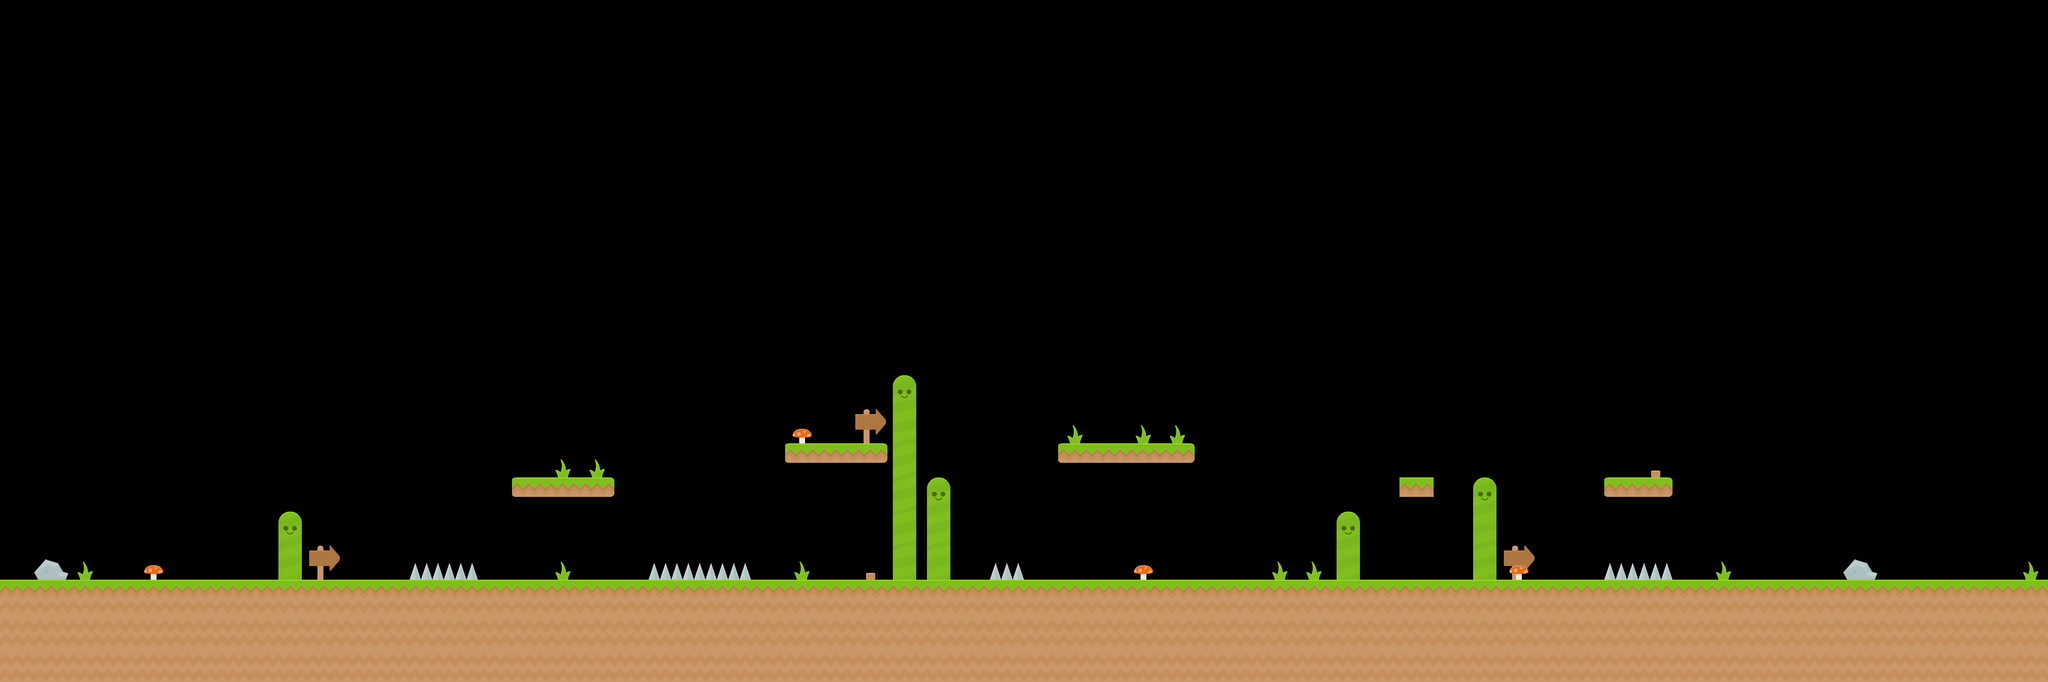

Below is a game level as drawn by its tile map, then a one-line description and the .tmx that defines it (tile-layer data replaced by summaries):
An orthogonal 60x20 tile map with 70x70 px tiles, 2 tile layers (bk, qq), 4 tilesets and 34 objects (10x Coin, 6x Article, 5x Brick, 4x Spikes, 4x Slime, ...).

<map version="1.0" orientation="orthogonal" width="60" height="20" tilewidth="70" tileheight="70">
 <tileset firstgid="1" name="some" tilewidth="70" tileheight="70">
  <image source="Tiles/some.png" width="350" height="420" />
 </tileset>
 <tileset firstgid="31" name="door" tilewidth="70" tileheight="110">
  <image source="Items/door.png" width="70" height="110" />
 </tileset>
 <tileset firstgid="32" name="springboardDown_ok" tilewidth="70" tileheight="36">
  <image source="Items/springboardDown_ok.png" width="70" height="36" />
 </tileset>
 <tileset firstgid="33" name="springboardDown" tilewidth="70" tileheight="70">
  <image source="Items/springboardDown.png" width="70" height="70" />
 </tileset>
 <layer name="bk" width="60" height="20">
  <data>[1200 cells, 18 non-empty, 5 distinct tile ids]</data>
 </layer>
 <layer name="qq" width="60" height="20">
  <data>[1200 cells, 222 non-empty, 11 distinct tile ids]</data>
 </layer>
 <objectgroup name="BrickLayer" width="60" height="20">
  <object name="Wall" type="Wall" x="1" y="1191" width="7007" height="337" />
  <object name="Brick" type="Brick" x="1609" y="909" width="212" height="41" />
  <object name="Brick" type="Brick" x="2169" y="910" width="282" height="41" />
  <object name="Brick" type="Brick" x="2867" y="980" width="72" height="43" />
  <object name="Spikes" type="Spikes" x="841" y="1153" width="140" height="38" />
  <object name="Brick" type="Brick" x="1050" y="979" width="212" height="41" />
  <object name="Spikes" type="Spikes" x="1329" y="1152" width="212" height="40" />
  <object name="Spikes" type="Spikes" x="3289" y="1152" width="143" height="40" />
  <object name="Brick" type="Brick" x="3290" y="980" width="139" height="43" />
  <object name="Spikes" type="Spikes" x="2031" y="1153" width="67" height="38" />
 </objectgroup>
 <objectgroup name="CoinLayer" width="60" height="20">
  <object name="Coin" type="Coin" x="2363" y="1109" width="79" height="70" />
  <object name="Coin" type="Coin" x="2457" y="1109" width="79" height="70" />
  <object name="Coin" type="Coin" x="1627" y="824" width="79" height="70" />
  <object name="Coin" type="Coin" x="2863" y="900" width="79" height="70" />
  <object name="Coin" type="Coin" x="1170" y="902" width="79" height="70" />
  <object name="Coin" type="Coin" x="1072" y="900" width="79" height="70" />
  <object name="Coin" type="Coin" x="1718" y="826" width="79" height="70" />
  <object name="Coin" type="Coin" x="2157" y="826" width="79" height="70" />
  <object name="Coin" type="Coin" x="3462" y="1029" width="79" height="70" />
  <object name="Coin" type="Coin" x="3546" y="1028" width="79" height="70" />
 </objectgroup>
 <objectgroup name="MonsterLayer" width="60" height="20">
  <object name="FlyingSlime" type="FlyingSlime" x="3434" y="870" width="127" height="106" />
  <object name="Slime" type="Slime" x="1905" y="1131" width="74" height="46" />
  <object name="Slime" type="Slime" x="2867" y="1132" width="74" height="46" />
  <object name="Slime" type="Slime" x="3676" y="1112" width="74" height="46" />
  <object name="Slime" type="Slime" x="2186" y="1123" width="74" height="46" />
  <object name="FlyingSlime" type="FlyingSlime" x="8" y="818" width="127" height="106" />
 </objectgroup>
 <objectgroup name="ArticleLayer" width="60" height="20">
  <object name="Article" type="Article" gid="7" x="4060" y="1120" />
  <object name="Article" type="Article" gid="7" x="4060" y="1190" />
  <object name="Article" type="Article" gid="7" x="2242" y="894" />
  <object name="Article" type="Article" gid="7" x="2315" y="897" />
  <object name="Article" type="Article" gid="7" x="1000" y="1186" />
  <object name="Article" type="Article" gid="7" x="1075" y="1185" />
  <object name="Door" type="Door" gid="31" x="3920" y="1190" />
 </objectgroup>
 <objectgroup name="HeroLayer" width="60" height="20">
  <object name="Hero" type="Hero" x="350" y="1045" width="97" height="76" />
 </objectgroup>
</map>
